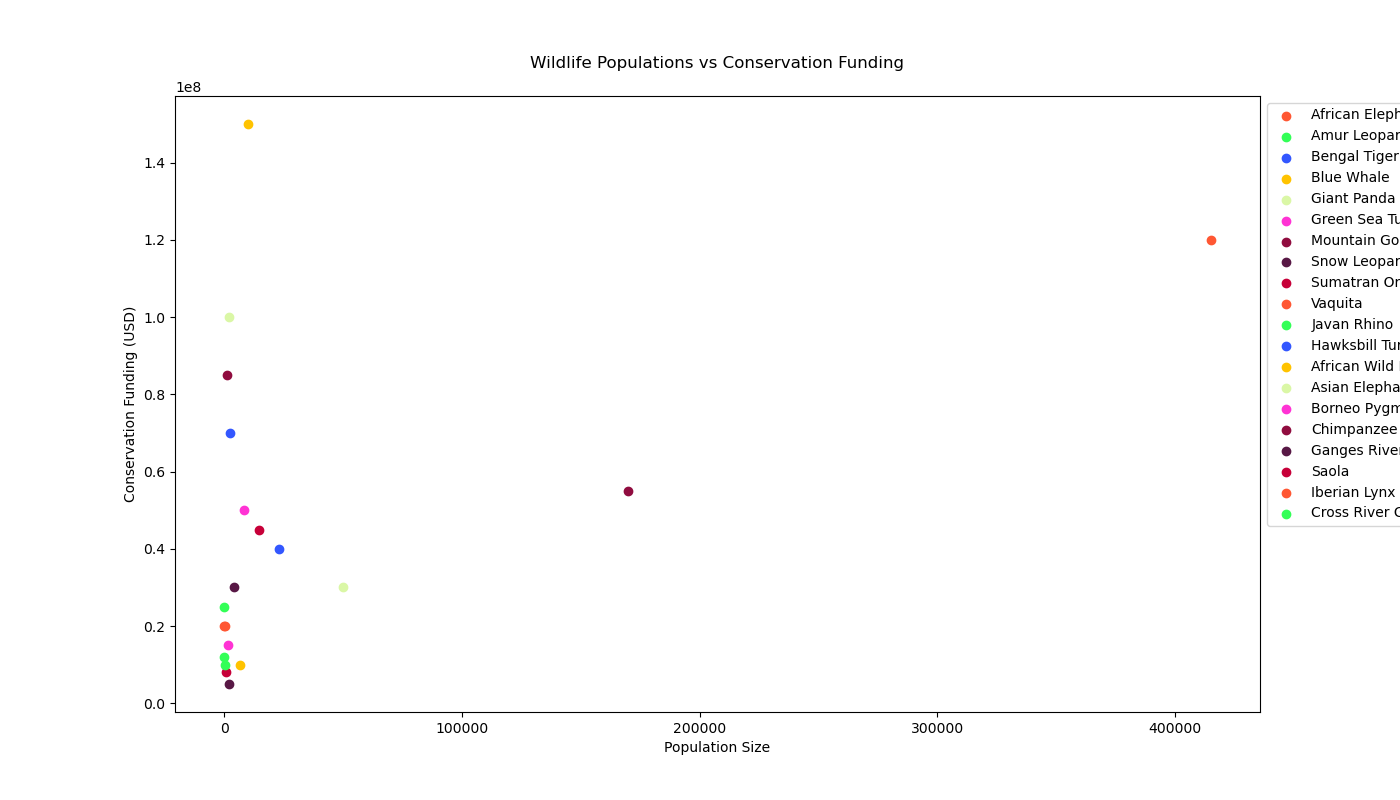

Reproduce this figure in Python.

import matplotlib.pyplot as plt

species = ["African Elephant", "Amur Leopard", "Bengal Tiger", "Blue Whale", "Giant Panda", "Green Sea Turtle", "Mountain Gorilla", "Snow Leopard", "Sumatran Orangutan", "Vaquita", "Javan Rhino", "Hawksbill Turtle", "African Wild Dog", "Asian Elephant", "Borneo Pygmy Elephant", "Chimpanzee", "Ganges River Dolphin", "Saola", "Iberian Lynx", "Cross River Gorilla"]
population = [415000, 84, 2500, 10000, 1864, 8500, 1063, 4000, 14700, 10, 74, 23000, 6600, 50000, 1500, 170000, 1800, 750, 400, 250]
conservation_funding = [120000000, 12000000, 70000000, 150000000, 100000000, 50000000, 85000000, 30000000, 45000000, 20000000, 25000000, 40000000, 10000000, 30000000, 15000000, 55000000, 5000000, 8000000, 20000000, 10000000]
colors = ['#FF5733', '#33FF57', '#3357FF', '#FFC300', '#DAF7A6', '#FF33D4', '#900C3F', '#581845', '#C70039', '#FF5733', '#33FF57', '#3357FF', '#FFC300', '#DAF7A6', '#FF33D4', '#900C3F', '#581845', '#C70039', '#FF5733', '#33FF57']

plt.figure(figsize=(14, 8))

for i in range(len(species)):
    plt.scatter(population[i], conservation_funding[i], color=colors[i], label=species[i])

plt.title('Wildlife Populations vs Conservation Funding', pad=20)
plt.xlabel('Population Size')
plt.ylabel('Conservation Funding (USD)')
plt.legend(loc='upper left', bbox_to_anchor=(1,1))

plt.show()
